Frame 1 (no input): blank canvas, image omitted
Frame 60 (no input): blank canvas, image omitted
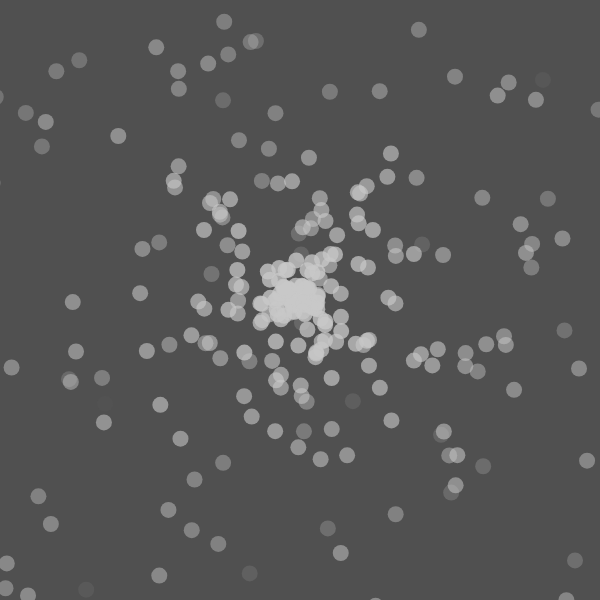
Frame 120 (the mouse pressed at the canvas centre since frame 60)

The p5.js sketch whose frames 1 and 60 were blank and that drew this single picture after the mouse press (run headless with seeded random() and noise() and a simulated clock; from frame 60 on, the mouse is pressed at the canvas centre):

// p5.js sketch
// ── sketch.js
let particle = [];
var quantity;
var gravity;
var wind;

function setup() {
    createCanvas(600, 600);
    aceleration = createSlider(-5, 5, 0, 0.1);
    quantity = createSlider(0, 20, 10, 0.1);
    gravity = createSlider(-20, 5, 0, 0.1);
    wind = createSlider(-5, 5, 0, 0.1);
}

function draw() {
    background(80);

    if (mouseIsPressed && mouseButton === LEFT) {
        for (var i = 0; i < quantity.value(); i++) {
            let p = new Particle();
            particle.push(p);
        }
    }

    for (let i = particle.length - 1; i >= 0; i--) {
        particle[i].update();
        particle[i].show();
        if (particle[i].alpha < 0){
            particle.splice(i, 1);
        }
    }
}

class Particle {

    constructor() {
        this.x = mouseX;
        this.y = mouseY;
        this.vx = random(-2, 2);
        this.vy = random(-2, 2);
        this.aceleration = 1;
        this.gravity = 1;
        this.alpha = 255;
    }

    update() {
        this.x += (this.vx + wind.value()) * this.aceleration;
        this.y += (this.vy + gravity.value() + this.gravity) * this.aceleration;
        this.alpha -= 5;
        this.gravity -= 0.07;
        this.aceleration -= 0.5;
    }

    show() {
        noStroke();
        fill(200, this.alpha);
        ellipse(this.x, this.y, 16);
    }

}
